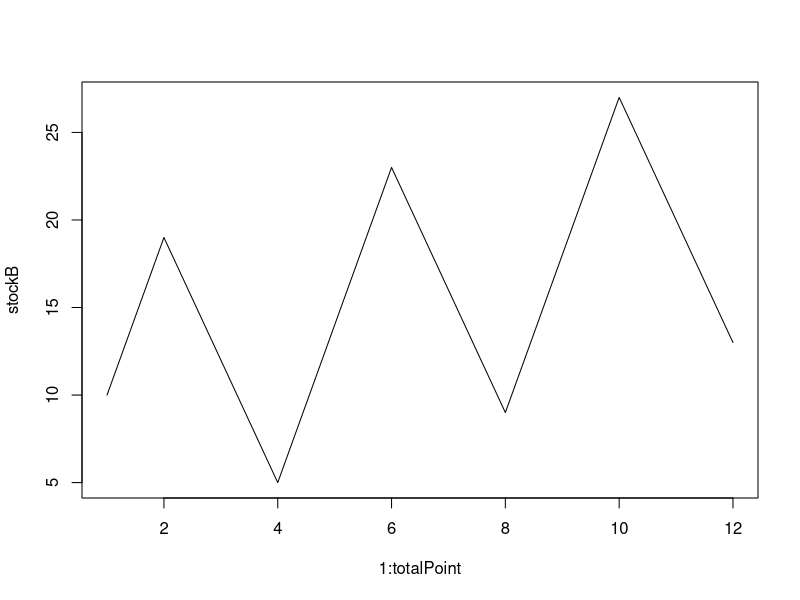

Here is the R script that generated this plot: (Note: this script raises an error after producing the figure.)
#COV(X,Y) = E[(X - E(X))(Y - E(Y))] =  E[XY] - E[X]E[Y]
#COR(X,Y) = COV(X,Y) / COV(X,X), which is slop of xy line 
increaseFun <- function(x) {
  return (x+1)
}

decreaseFun <- function (x) {
  return (x)
}

totalPoint = 12

stockA <- rep.int(10, totalPoint)

changeSize = 8

stockB <- 10
for (i in 1:(totalPoint-1)) {
  sit <- i %% 4
  if (sit == 0) {
    stockB<- c(stockB, (10 + i))
  } else if (sit == 1) {
    stockB <- c(stockB, (10 + changeSize + i))
  } else if (sit == 2) {
    stockB <- c(stockB, (10 + i))
  } else if (sit == 3) {
    stockB <- c(stockB, (10 - changeSize + i))
  } 

}

changeSize2 = 5
stockB1 <- 10
for (i in 1:(totalPoint-1)) {
  sit <- i %% 4
  if (sit == 0) {
    stockB1<- c(stockB1, (10 + i))
  } else if (sit == 1) {
    stockB1 <- c(stockB1, (10 + changeSize2 + i))
  } else if (sit == 2) {
    stockB1 <- c(stockB1, (10 + i))
  } else if (sit == 3) {
    stockB1 <- c(stockB1, (10 - changeSize + i))
  } 
  
}


stockC <- 1
for (i in 1:(totalPoint-1)) {
  stockC <- c(stockC, increaseFun(i) )
}


stockD <- totalPoint
for (i in (totalPoint-1):1) {
  stockD <- c(stockD, decreaseFun(i) )
}




print(paste("stockA mean:", mean(stockA)))
print(paste("stockB mean:", mean(stockB)))
print(paste("stockC mean:", mean(stockC)))
print(paste("stockD mean:", mean(stockD)))
       
#plot stockA
# plot(x=1:totalPoint, y=stockA)
# 
#plot stockB
plot(x=1:totalPoint, y=stockB, type="l")

#plot stockC
#plot(x=1:totalPoint, y=stockC, type="l")

#plot stockD
#plot(x=1:totalPoint, y=stockD, type="l")

#plot stockE
#plot(x=1:totalPoint, y=stockE, type="l")

cov(stockA, stockB)
print(paste("Cov A B:", cov(stockA, stockB)))


cov(stockA, stockC)
print(paste("Cov A C:", cov(stockA, stockC)))

cov(stockA, stockD)
print(paste("Cov A D:", cov(stockA, stockD)))

cov(stockB, stockC)
print(paste("Cov B C:", cov(stockB, stockC)))
print(paste("Cor B C:", cor(stockB, stockC)))


cov(stockB, stockD)
print(paste("Cov B D:", cov(stockB, stockD)))
print(paste("Cor B D:", cor(stockB, stockD)))


cov(stockB, stockB1)
print(paste("Cov B B1:", cov(stockB, stockB1)))
print(paste("Cor B B1:", cor(stockB, stockB1)))

#use time weighted solution
xx<-cbind(stockB,stockD)
print(timeweighted_corr(x,1)$cor)
print(timeweighted_corr(x,0.5)$cor)
